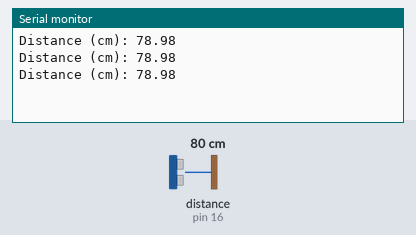
A sketch run on a simulated Arduino Uno, built with avr-gcc and run on an emulated ATmega328P. On the bench: the last lines printed to the serial monitor. Wiring (inferred from the names in the program): ultrasonic range finder: trigger pin 5; echo pin 16. Inputs (shaded band) come from the test bench; at power-on: distance to the obstacle (sensor on pin 16) 80 cm. The echo pulse lasts 58.3 µs per cm.

Above: at 1.3 s.
1.4 s: distance to the obstacle (sensor on pin 16) set to 2 cm
At 1.8 s:
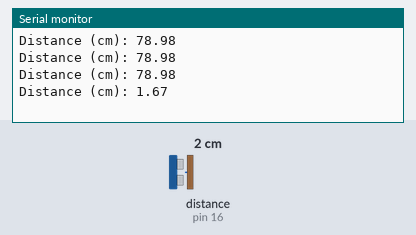
2.9 s: distance to the obstacle (sensor on pin 16) set to 4 cm
At 3.4 s:
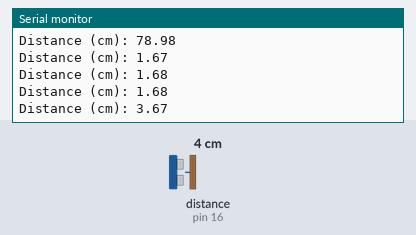
Timing chart, 0 to 5.9 s (numbered marks = the images above; inputs shaded):
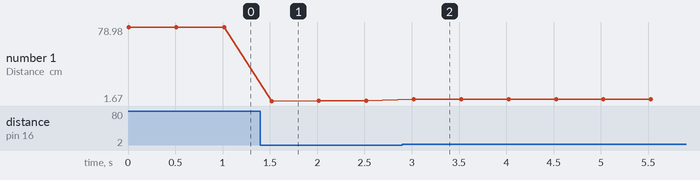

Measured:
- after the input at 1.4 s, the serial monitor: prints a new line after 0.12 s (image 1)
- after the input at 2.9 s, the serial monitor: prints a new line after 0.12 s (image 2)
- plotted number 1: 78.98 → 1.68 after the input at 1.4 s, 1.68 → 3.67 after the input at 2.9 s

The sketch:

esp8266_sonar.ino
```cpp
//Front Sonar
const int trigPin = 5; //D1
const int echoPin = 16; //D0

//const int led = 0;

//define sound velocity in cm/uS
#define SOUND_VELOCITY 0.034


long duration;
float distanceCm;

void setup() {
  Serial.begin(115200); // Starts the serial communication
  pinMode(trigPin, OUTPUT); // Sets the trigPin as an Output
  pinMode(echoPin, INPUT); // Sets the echoPin as an Input
 // pinMode(led, OUTPUT);

  //digitalWrite(led, LOW);
}

void loop() {
  // Clears the trigPin
  digitalWrite(trigPin, LOW);
  delayMicroseconds(2);

  // Sets the trigPin on HIGH state for 10 micro seconds
  digitalWrite(trigPin, HIGH);
  delayMicroseconds(10);
  digitalWrite(trigPin, LOW);

  // Reads the echoPin, returns the sound wave travel time in microseconds
  duration = pulseIn(echoPin, HIGH);

  // Calculate the distance
  distanceCm = duration * SOUND_VELOCITY/2;

  Serial.print("Distance (cm): ");
  Serial.println(distanceCm);
  Serial.println("");


//  if(distanceCm <= 15.00){
//     Serial.print("Distance (cm): ");
//    Serial.println(distanceCm);
//    Serial.println("");
//
//    digitalWrite(led, HIGH);
//    delay(500);
//    digitalWrite(led, LOW);
//  }
//
//  else if(distanceCm > 15.00 && distanceCm <= 500){
//    // Prints the distance on the Serial Monitor
//    Serial.print("Distance (cm): ");
//    Serial.println(distanceCm);
//    Serial.println("");
//
//    digitalWrite(led, LOW);
//  }
//  else{
//
//  }


  delay(500);
}
```
